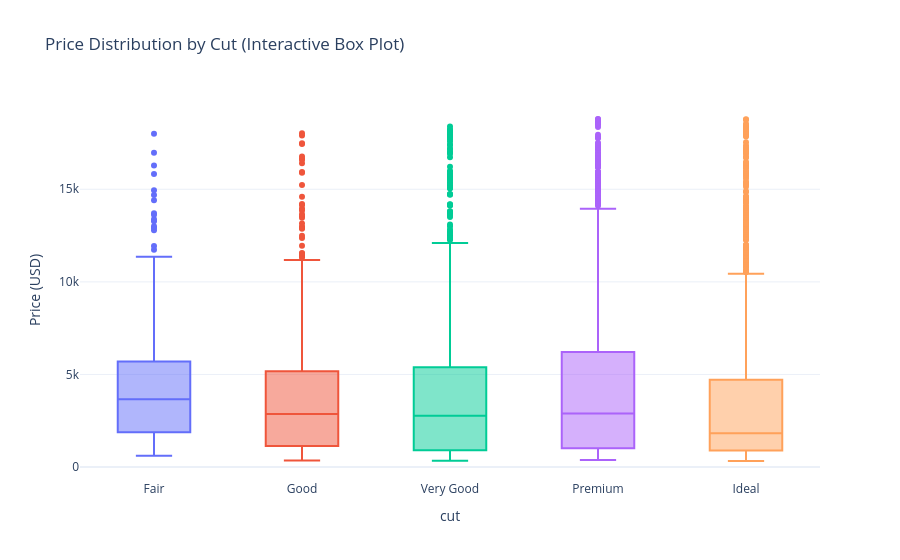

Here is the notebook cell this chart was saved with:
### Markdown cell above
### 7.5 Box & Violin Plots

### Code cell
# ── Plotly Box Plot ───────────────────────────────────────────────────────
fig = px.box(
    px_df,
    x='cut',
    y='price',
    color='cut',
    points='outliers',          # 'all' | 'outliers' | 'suspectedoutliers' | False
    notched=False,              # True for notched box plots
    category_orders={'cut': cut_order},
    title='Price Distribution by Cut (Interactive Box Plot)',
    labels={'price': 'Price (USD)'},
    template='plotly_white'
)
fig.update_layout(showlegend=False)
fig.show()

### Figure 1 — Plotly figure (JSON) as saved in the notebook; plotly's stock layout.template omitted (floating-point values rounded to 4 significant figures; data arrays with more than 128 entries replaced by an {"elided": "..."} marker saying what was removed)
{"data": [{"alignmentgroup": "True", "boxpoints": "outliers", "hovertemplate": "cut=%{x}<br>Price (USD)=%{y}<extra></extra>", "legendgroup": "Fair", "marker": {"color": "#636efa"}, "name": "Fair", "notched": false, "offsetgroup": "Fair", "orientation": "v", "showlegend": true, "type": "box", "x": {"elided": "168 str values"}, "x0": " ", "xaxis": "x", "y": {"elided": "168 int values"}, "y0": " ", "yaxis": "y"}, {"alignmentgroup": "True", "boxpoints": "outliers", "hovertemplate": "cut=%{x}<br>Price (USD)=%{y}<extra></extra>", "legendgroup": "Good", "marker": {"color": "#EF553B"}, "name": "Good", "notched": false, "offsetgroup": "Good", "orientation": "v", "showlegend": true, "type": "box", "x": {"elided": "457 str values"}, "x0": " ", "xaxis": "x", "y": {"elided": "457 int values"}, "y0": " ", "yaxis": "y"}, {"alignmentgroup": "True", "boxpoints": "outliers", "hovertemplate": "cut=%{x}<br>Price (USD)=%{y}<extra></extra>", "legendgroup": "Very Good", "marker": {"color": "#00cc96"}, "name": "Very Good", "notched": false, "offsetgroup": "Very Good", "orientation": "v", "showlegend": true, "type": "box", "x": {"elided": "1195 str values"}, "x0": " ", "xaxis": "x", "y": {"elided": "1195 int values"}, "y0": " ", "yaxis": "y"}, {"alignmentgroup": "True", "boxpoints": "outliers", "hovertemplate": "cut=%{x}<br>Price (USD)=%{y}<extra></extra>", "legendgroup": "Premium", "marker": {"color": "#ab63fa"}, "name": "Premium", "notched": false, "offsetgroup": "Premium", "orientation": "v", "showlegend": true, "type": "box", "x": {"elided": "1447 str values"}, "x0": " ", "xaxis": "x", "y": {"elided": "1447 int values"}, "y0": " ", "yaxis": "y"}, {"alignmentgroup": "True", "boxpoints": "outliers", "hovertemplate": "cut=%{x}<br>Price (USD)=%{y}<extra></extra>", "legendgroup": "Ideal", "marker": {"color": "#FFA15A"}, "name": "Ideal", "notched": false, "offsetgroup": "Ideal", "orientation": "v", "showlegend": true, "type": "box", "x": {"elided": "2127 str values"}, "x0": " ", "xaxis": "x", "y": {"elided": "2127 int values"}, "y0": " ", "yaxis": "y"}], "layout": {"boxmode": "overlay", "legend": {"title": {"text": "cut"}, "tracegroupgap": 0}, "showlegend": false, "title": {"text": "Price Distribution by Cut (Interactive Box Plot)"}, "xaxis": {"anchor": "y", "categoryarray": ["Fair", "Good", "Very Good", "Premium", "Ideal"], "categoryorder": "array", "domain": [0, 1], "title": {"text": "cut"}}, "yaxis": {"anchor": "x", "domain": [0, 1], "title": {"text": "Price (USD)"}}}}
